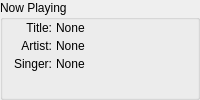
              <widget class="QGroupBox" name="groupBoxNowPlaying">
               <property name="title">
                <string>Now Playing</string>
               </property>
               <layout class="QVBoxLayout" name="verticalLayout_22">
                <property name="spacing">
                 <number>4</number>
                </property>
                <property name="topMargin">
                 <number>1</number>
                </property>
                <property name="bottomMargin">
                 <number>1</number>
                </property>
                <item>
                 <layout class="QFormLayout" name="formLayout">
                  <property name="rowWrapPolicy">
                   <enum>QFormLayout::WrapLongRows</enum>
                  </property>
                  <property name="labelAlignment">
                   <set>Qt::AlignRight|Qt::AlignTop|Qt::AlignTrailing</set>
                  </property>
                  <item row="0" column="0">
                   <widget class="QLabel" name="labelTitleHeader">
                    <property name="text">
                     <string>Title:</string>
                    </property>
                    <property name="alignment">
                     <set>Qt::AlignRight|Qt::AlignTop|Qt::AlignTrailing</set>
                    </property>
                   </widget>
                  </item>
                  <item row="0" column="1">
                   <widget class="QLabel" name="labelTitle">
                    <property name="sizePolicy">
                     <sizepolicy hsizetype="Expanding" vsizetype="Minimum">
                      <horstretch>0</horstretch>
                      <verstretch>0</verstretch>
                     </sizepolicy>
                    </property>
                    <property name="text">
                     <string>None</string>
                    </property>
                    <property name="wordWrap">
                     <bool>true</bool>
                    </property>
                   </widget>
                  </item>
                  <item row="1" column="0">
                   <widget class="QLabel" name="labelArtistHeader">
                    <property name="sizePolicy">
                     <sizepolicy hsizetype="Expanding" vsizetype="Minimum">
                      <horstretch>0</horstretch>
                      <verstretch>0</verstretch>
                     </sizepolicy>
                    </property>
                    <property name="text">
                     <string>Artist:</string>
                    </property>
                    <property name="alignment">
                     <set>Qt::AlignRight|Qt::AlignTop|Qt::AlignTrailing</set>
                    </property>
                   </widget>
                  </item>
                  <item row="1" column="1">
                   <widget class="QLabel" name="labelArtist">
                    <property name="sizePolicy">
                     <sizepolicy hsizetype="Expanding" vsizetype="Minimum">
                      <horstretch>0</horstretch>
                      <verstretch>0</verstretch>
                     </sizepolicy>
                    </property>
                    <property name="text">
                     <string>None</string>
                    </property>
                    <property name="wordWrap">
                     <bool>true</bool>
                    </property>
                   </widget>
                  </item>
                  <item row="2" column="0">
                   <widget class="QLabel" name="labelSingerHeader">
                    <property name="sizePolicy">
                     <sizepolicy hsizetype="Expanding" vsizetype="Minimum">
                      <horstretch>0</horstretch>
                      <verstretch>0</verstretch>
                     </sizepolicy>
                    </property>
                    <property name="text">
                     <string>Singer:</string>
                    </property>
                    <property name="alignment">
                     <set>Qt::AlignLeading|Qt::AlignLeft|Qt::AlignTop</set>
                    </property>
                   </widget>
                  </item>
                  <item row="2" column="1">
                   <widget class="QLabel" name="labelSinger">
                    <property name="sizePolicy">
                     <sizepolicy hsizetype="Expanding" vsizetype="Minimum">
                      <horstretch>0</horstretch>
                      <verstretch>0</verstretch>
                     </sizepolicy>
                    </property>
                    <property name="text">
                     <string>None</string>
                    </property>
                    <property name="wordWrap">
                     <bool>true</bool>
                    </property>
                   </widget>
                  </item>
                 </layout>
                </item>
               </layout>
              </widget>
